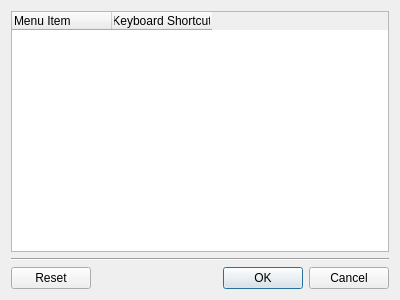
<?xml version="1.0" encoding="UTF-8"?>
<ui version="4.0">
 <class>ActionDialog</class>
 <widget class="QDialog" name="ActionDialog">
  <property name="geometry">
   <rect>
    <x>0</x>
    <y>0</y>
    <width>400</width>
    <height>300</height>
   </rect>
  </property>
  <property name="windowTitle">
   <string>Customize Keyboard</string>
  </property>
  <layout class="QVBoxLayout" name="verticalLayout">
   <item>
    <widget class="QTableWidget" name="actionsTable">
     <property name="alternatingRowColors">
      <bool>true</bool>
     </property>
     <property name="sortingEnabled">
      <bool>true</bool>
     </property>
     <property name="columnCount">
      <number>2</number>
     </property>
     <column>
      <property name="text">
       <string>Menu Item</string>
      </property>
      <property name="textAlignment">
       <set>AlignLeft|AlignVCenter</set>
      </property>
     </column>
     <column>
      <property name="text">
       <string>Keyboard Shortcut</string>
      </property>
     </column>
    </widget>
   </item>
   <item>
    <widget class="Line" name="line">
     <property name="orientation">
      <enum>Qt::Horizontal</enum>
     </property>
    </widget>
   </item>
   <item>
    <layout class="QHBoxLayout" name="horizontalLayout">
     <item>
      <widget class="QPushButton" name="btReset">
       <property name="toolTip">
        <string>Restore the original keyboard assignment</string>
       </property>
       <property name="text">
        <string>Reset</string>
       </property>
      </widget>
     </item>
     <item>
      <spacer name="horizontalSpacer">
       <property name="orientation">
        <enum>Qt::Horizontal</enum>
       </property>
       <property name="sizeHint" stdset="0">
        <size>
         <width>40</width>
         <height>20</height>
        </size>
       </property>
      </spacer>
     </item>
     <item>
      <widget class="QDialogButtonBox" name="buttonBox">
       <property name="orientation">
        <enum>Qt::Horizontal</enum>
       </property>
       <property name="standardButtons">
        <set>QDialogButtonBox::Cancel|QDialogButtonBox::Ok</set>
       </property>
      </widget>
     </item>
    </layout>
   </item>
  </layout>
 </widget>
 <resources/>
 <connections>
  <connection>
   <sender>buttonBox</sender>
   <signal>accepted()</signal>
   <receiver>ActionDialog</receiver>
   <slot>accept()</slot>
   <hints>
    <hint type="sourcelabel">
     <x>248</x>
     <y>254</y>
    </hint>
    <hint type="destinationlabel">
     <x>157</x>
     <y>274</y>
    </hint>
   </hints>
  </connection>
  <connection>
   <sender>buttonBox</sender>
   <signal>rejected()</signal>
   <receiver>ActionDialog</receiver>
   <slot>reject()</slot>
   <hints>
    <hint type="sourcelabel">
     <x>316</x>
     <y>260</y>
    </hint>
    <hint type="destinationlabel">
     <x>286</x>
     <y>274</y>
    </hint>
   </hints>
  </connection>
 </connections>
</ui>
